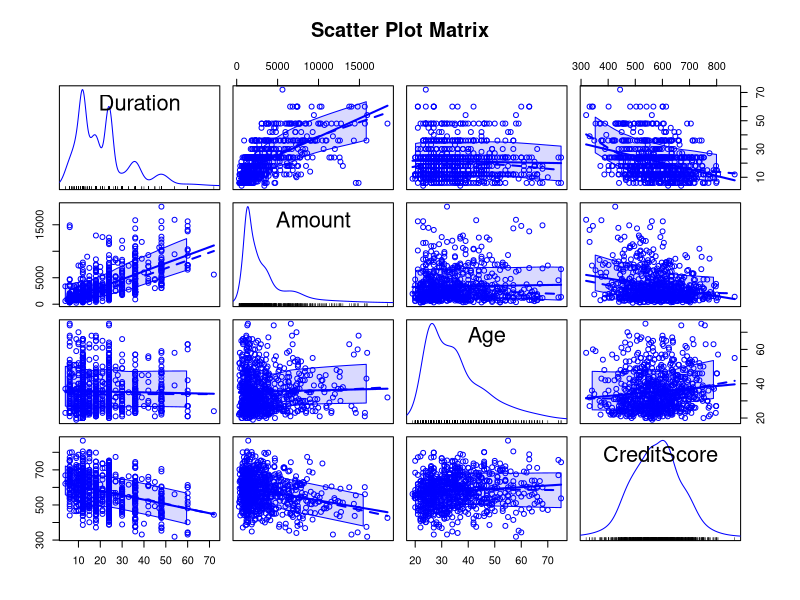
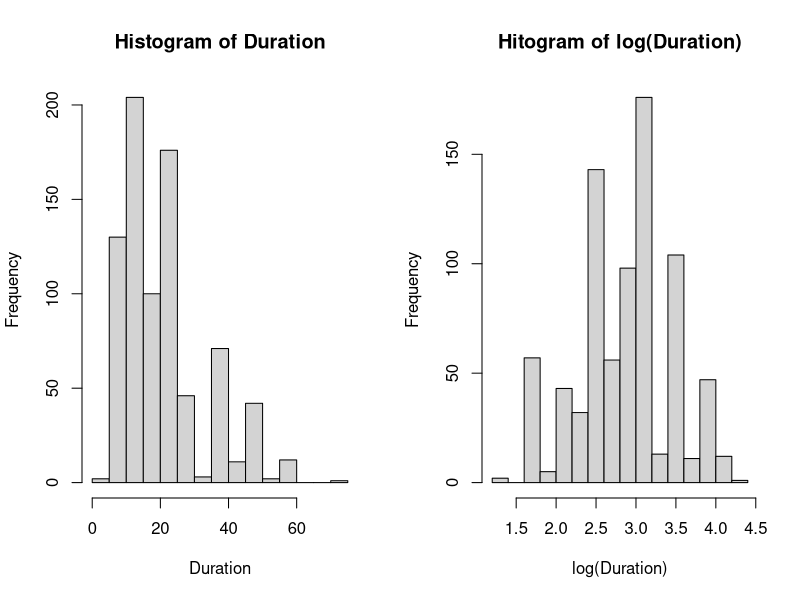
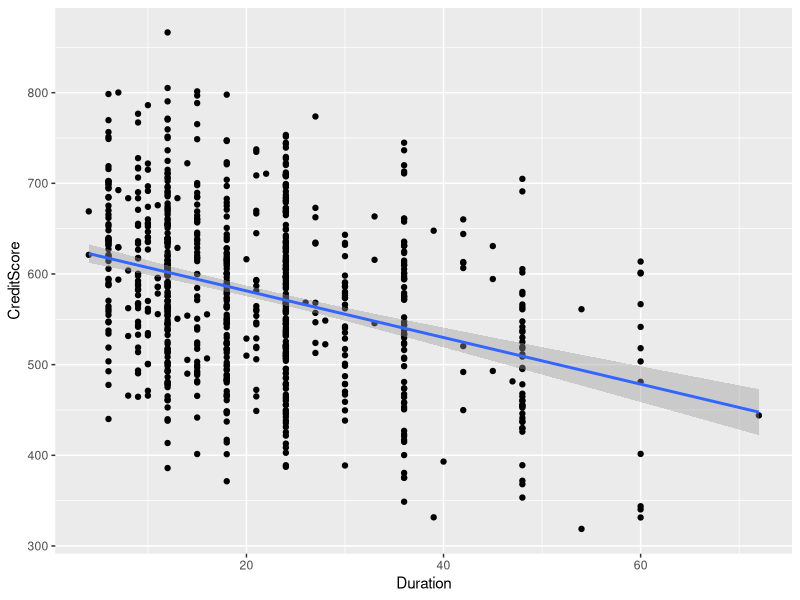
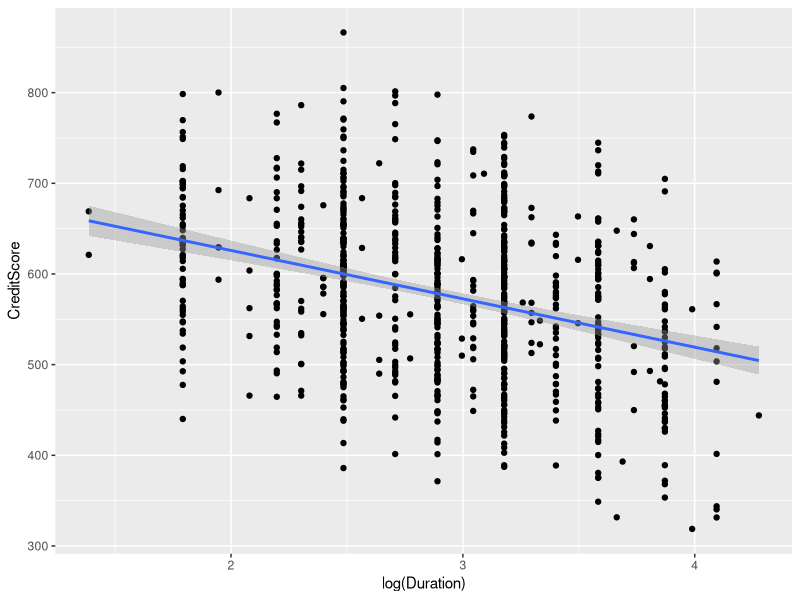
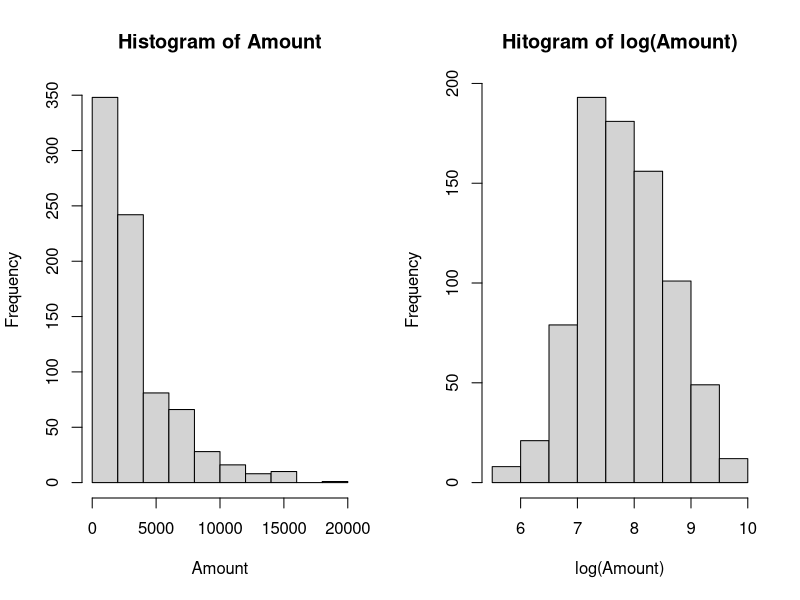
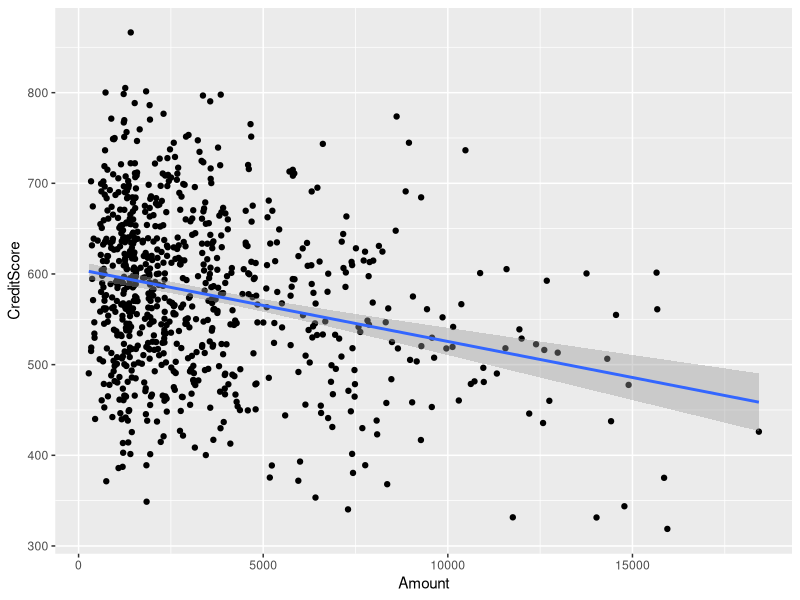
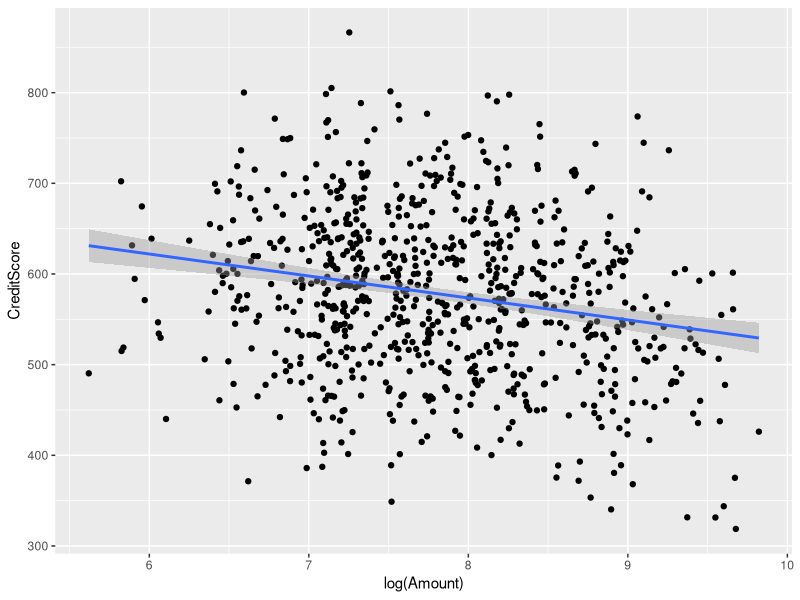
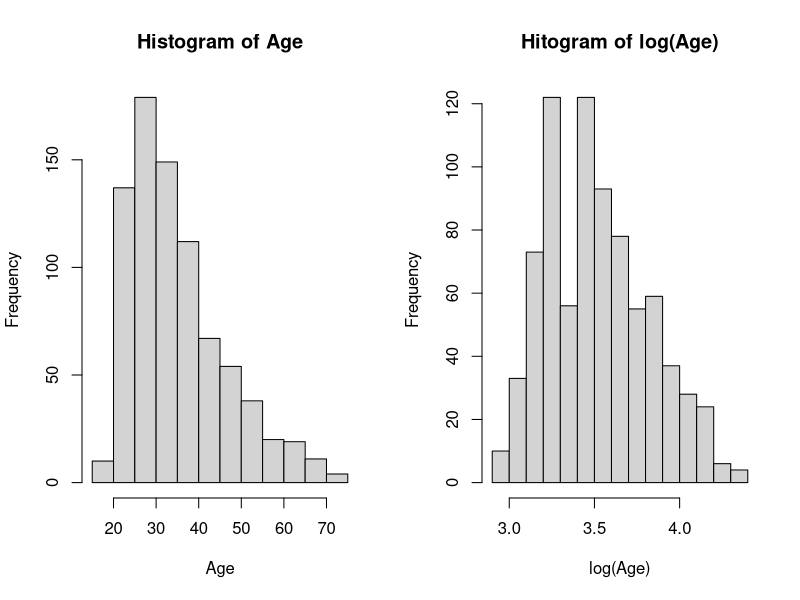

These figures' R source, in order: (Note: this script raises an error after producing the figures.)
## ---- chunk 1
Train<-read.table("Train.txt",header=T)
Test<-read.table("Test.txt",header=T)
library(ggplot2)
NewData<-Train
NewData$Status<-factor(NewData$Status)
NewData$History<-factor(NewData$History)
NewData$Purpose<-factor(NewData$Purpose)
NewData$Savings<-factor(NewData$Savings)
NewData$Employment<-factor(NewData$Employment)
NewData$Disposable<-factor(NewData$Disposable)
NewData$Personal<-factor(NewData$Personal)
NewData$OtherParties<-factor(NewData$OtherParties)
NewData$Residence<-factor(NewData$Residence)
NewData$Property<-factor(NewData$Property)
NewData$Plans<-factor(NewData$Plans)
NewData$Housing<-factor(NewData$Housing)
NewData$Existing<-factor(NewData$Existing)
NewData$Job<-factor(NewData$Job)
NewData$Dependants<-factor(NewData$Dependants)
NewData$Telephone<-factor(NewData$Telephone)
NewData$Foreign<-factor(NewData$Foreign)
## ---- chunk 2
library(car)
scatterplotMatrix(NewData[,c(2,5,13,21)],main='Scatter Plot Matrix')
## ---- chunk 3
par(mfrow=c(1,2))
hist(NewData$Duration,xlab='Duration',main='Histogram of Duration')
hist(log(NewData$Duration),xlab='log(Duration)',main="Hitogram of log(Duration)")
## ---- chunk 4
qplot(Duration,CreditScore,data=NewData,geom=c("point"))+stat_smooth(method="lm")
qplot(log(Duration),CreditScore,data=NewData,geom=c("point"))+stat_smooth(method="lm")
## ---- chunk 5
par(mfrow=c(1,2))
hist(NewData$Amount,xlab='Amount',main='Histogram of Amount')
hist(log(NewData$Amount),xlab='log(Amount)',main="Hitogram of log(Amount)")
## ---- chunk 6
qplot(Amount,CreditScore,data=NewData,geom=c("point"))+stat_smooth(method="lm")
qplot(log(Amount),CreditScore,data=NewData,geom=c("point"))+stat_smooth(method="lm")
## ---- chunk 7
par(mfrow=c(1,2))
hist(NewData$Age,xlab='Age',main='Histogram of Age')
hist(log(NewData$Age),xlab='log(Age)',main="Hitogram of log(Age)")
## ---- chunk 8
qplot(Age,CreditScore,data=NewData,geom=c("point"))+stat_smooth(method="lm")
qplot(log(Age),CreditScore,data=NewData,geom=c("point"))+stat_smooth(method="lm")
## ---- chunk 9
par(mfrow=c(3,6))
boxplot(NewData$CreditScore~NewData$Status,xlab="Status",ylab="CreditScore")
boxplot(NewData$CreditScore~NewData$History,xlab="History",ylab="CreditScore")
boxplot(NewData$CreditScore~NewData$Purpose,xlab="Purpose",ylab="CreditScore")
boxplot(NewData$CreditScore~NewData$Savings,xlab="Savings",ylab="CreditScore")
boxplot(NewData$CreditScore~NewData$Employment,xlab="Employment",ylab="CreditScore")
boxplot(NewData$CreditScore~NewData$Disposable,xlab="Disposable",ylab="CreditScore")
boxplot(NewData$CreditScore~NewData$Personal,xlab="Personal",ylab="CreditScore")
boxplot(NewData$CreditScore~NewData$OtherParties,xlab="Otherparties",ylab="CreditScore")
boxplot(NewData$CreditScore~NewData$Residence,xlab="Full years in current residence",ylab="CreditScore")
boxplot(NewData$CreditScore~NewData$Property,xlab="Property",ylab="CreditScore")
boxplot(NewData$CreditScore~NewData$Plans,xlab="Plans",ylab="CreditScore")
boxplot(NewData$CreditScore~NewData$Housing,xlab="Housing",ylab="CreditScore")
boxplot(NewData$CreditScore~NewData$Existing,xlab="Existing",ylab="CreditScore")
boxplot(NewData$CreditScore~NewData$Job,xlab="Job",ylab="CreditScore")
boxplot(NewData$CreditScore~NewData$Dependants,xlab="Number of dependants",ylab="CreditScore")
boxplot(NewData$CreditScore~NewData$Telephone,xlab="Telephone",ylab="CreditScore")
boxplot(NewData$CreditScore~NewData$Foreign,xlab="Foreign",ylab="CreditScore")
## ---- chunk 10
boxplot(NewData$Duration~NewData$Foreign,xlab="Foreign",ylab="Duration")
## ---- chunk 11
NewData2<-NewData
NewData2$Duration=log(NewData$Duration)
NewData2$Amount=log(NewData$Amount)
NewData2$Age=log(NewData$Age)
## ---- chunk 12
fit<-lm(CreditScore~.,data=NewData2)
fit_step1<-step(fit)
## ---- chunk 13
fit0<-lm(CreditScore~1,data=NewData2)
fit_step2<-step(fit0,scope=CreditScore~Status + Duration + History + Purpose + Amount + Savings + Employment + Disposable + Personal + OtherParties + Residence + Property + Age + Plans + Housing + Existing + Job + Dependants + Telephone + Foreign)
## ---- chunk 14
fit1<-lm(CreditScore~Status + log(Duration) + History + Purpose + log(Amount) + Savings + Disposable + Personal + OtherParties + log(Age) + Plans + Housing + Telephone + Foreign, data=NewData)
summary(fit1)
## ---- chunk 15
par(mfrow=c(1,2))
qqPlot(fit1)
hist(rstudent(fit1))
## ---- chunk 16
fit1<-lm(CreditScore~Status + log(Duration) + History+Purpose+log(Amount)+Savings + Disposable + Personal + OtherParties +log(Age) + Plans + Housing + Telephone + Foreign, data=NewData)
residualPlots(fit1,terms=~log(Duration)+log(Amount)+log(Age) ,tests=FALSE)
## ---- chunk 17
crPlots(fit1,term=~log(Duration)+log(Amount)+log(Age))
## ---- chunk 18
fit2<-lm(CreditScore~Status +log(Duration) + History+Purpose+log(Amount)+I((log(Amount))^2)+Savings + Disposable + Personal + OtherParties +log(Age) + Plans + Housing + Telephone + Foreign, data=NewData)
residualPlots(fit2,terms=~log(Duration)+log(Amount)+I((log(Amount))^2)+log(Age) ,tests=FALSE)
crPlots(fit2,term=~log(Duration)+log(Amount)+I((log(Amount))^2)+log(Age))
## ---- chunk 19
summary(fit2)
## ---- chunk 20
influencePlot(fit2)
influenceIndexPlot(fit2)
## ---- chunk 21
library(dplyr)
fit3<-update(fit2,subset=rownames(NewData)!="272")
compareCoefs(fit2,fit3)
summary(fit3)
## ---- chunk 22
fit4<-update(fit2,subset=!(rownames(NewData)%in%c("272","611")))
compareCoefs(fit2,fit3,fit4)
summary(fit4)
## ---- chunk 23
fit5<-update(fit2,subset=!(rownames(NewData)%in%c("272","325")))
compareCoefs(fit2,fit3,fit5)
summary(fit5)
## ---- chunk 24
TestData<-Test
TestData$Status<-factor(TestData$Status)
TestData$History<-factor(TestData$History)
TestData$Purpose<-factor(TestData$Purpose)
TestData$Savings<-factor(TestData$Savings)
TestData$Employment<-factor(TestData$Employment)
TestData$Disposable<-factor(TestData$Disposable)
TestData$Personal<-factor(TestData$Personal)
TestData$OtherParties<-factor(TestData$OtherParties)
TestData$Residence<-factor(TestData$Residence)
TestData$Property<-factor(TestData$Property)
TestData$Plans<-factor(TestData$Plans)
TestData$Housing<-factor(TestData$Housing)
TestData$Existing<-factor(TestData$Existing)
TestData$Job<-factor(TestData$Job)
TestData$Dependants<-factor(TestData$Dependants)
TestData$Telephone<-factor(TestData$Telephone)
TestData$Foreign<-factor(TestData$Foreign)

TestResponses<-select(TestData,CreditScore)

prediction2<-predict(fit2,select(TestData,-CreditScore))
fit2_mse<-sum((prediction2-TestResponses)^2)/200
print(sprintf("fit2_mse=%f",fit2_mse))

prediction3<-predict(fit3,select(TestData,-CreditScore))
fit3_mse<-sum((prediction3-TestResponses)^2)/200
print(sprintf("fit3_mse=%f",fit3_mse))

prediction5<-predict(fit5,select(TestData,-CreditScore))
fit5_mse<-sum((prediction5-TestResponses)^2)/200
print(sprintf("fit5_mse=%f",fit5_mse))
## ---- chunk 25
crPlots(fit5,term=~log(Duration)+log(Amount)+I((log(Amount))^2)+log(Age))
## ---- chunk 26
plot(prediction5,TestResponses[,1],col="blue",xlab="fitted-value",ylab="true-value",main="fitted-value vs true-value for fit5")
abline(0,1)
## ---- chunk 27
pred_int<-predict(fit5,newdata=select(TestData,-CreditScore),interval="prediction",level=0.95)
list<-cbind(TestResponses,pred_int)
names<-c("true_value","fitted_value","lower_bound","upper_bound")
dimnames(list)=list(c(1:200),names)
list
lt<-data.frame(list)
lt<-filter(lt,true_value>=lower_bound,true_value<=upper_bound)
str(lt)
## ---- chunk 28
prediction5
## ---- chunk 29
fit0<-lm(fit<-lm(CreditScore~.,data=NewData))
summary(fit0)
## ---- chunk 30
prediction5<-predict(fit5,select(TestData,-CreditScore))
fit5_mse<-sum((prediction5-TestResponses)^2)/200
print(sprintf("fit5_mse=%f",fit5_mse))

prediction0<-predict(fit0,select(TestData,-CreditScore))
fit0_mse<-sum((prediction0-TestResponses)^2)/200
print(sprintf("fit0_mse=%f",fit0_mse))
## ---- chunk 31
plot(prediction5,TestResponses[,1],col="blue",xlab="fitted-value",ylab="true-value",main="fitted-value vs true-value for fit5 and fit0")
abline(0,1)
points(prediction0,TestResponses[,1],col="red")

## ---- chunk 32
pred_int0<-predict(fit0,newdata=select(TestData,-CreditScore),interval="prediction",level=0.95)
list<-cbind(TestResponses,pred_int0)
names<-c("true_value","fitted_value","lower_bound","upper_bound")
dimnames(list)=list(c(1:200),names)
list
lt<-data.frame(list)
lt<-filter(lt,true_value>=lower_bound,true_value<=upper_bound)
str(lt)
## ---- chunk 33
risk_pre<-ifelse(prediction5<500,1,0)
risk_true<-ifelse(TestResponses[,1]<500,1,0)
risk_pre
risk_true
## ---- chunk 34
sum(risk_pre==risk_true)
## ---- chunk 35
coef(fit5)
